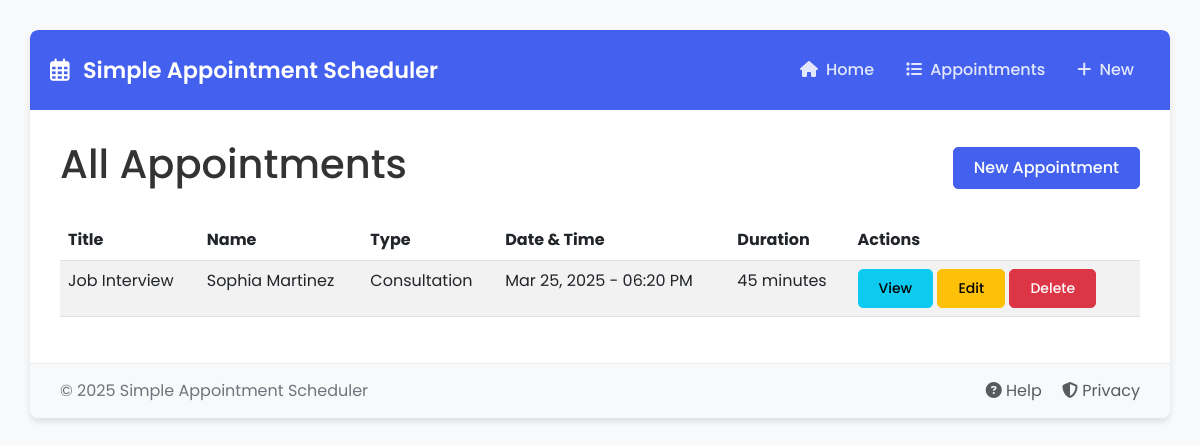
The app's page /appointments/ with its own data.
### appointments/models.py (models this page shows, shortened)
class Appointment(models.Model):
    APPOINTMENT_TYPES = [
        ('CONS', 'Consultation'),
        ('CHKP', 'Checkup'),
        ('FOLW', 'Follow-up'),
        ('EMRG', 'Emergency'),
    ]
    title = models.CharField(max_length=100)
    description = models.TextField(blank=True)
    appointment_type = models.CharField(
        max_length=4,
        choices=APPOINTMENT_TYPES,
        default='CONS'
    )
    date_time = models.DateTimeField(validators=[validate_future_date])
    duration = models.PositiveIntegerField(help_text="Duration in minutes")
    name = models.CharField(max_length=100)
    email = models.EmailField()
    phone = models.CharField(max_length=15, blank=True)
    created_at = models.DateTimeField(auto_now_add=True)
    updated_at = models.DateTimeField(auto_now=True)
    class Meta:
        ordering = ['date_time']

### appointments/views.py (the view)
# urls.py: path('appointments/', views.AppointmentListView.as_view(), name='appointment-list'),
class AppointmentListView(ListView):
    model = Appointment
    context_object_name = 'appointments'
    template_name = 'appointments/appointment_list.html'
    def get_queryset(self):
        return Appointment.objects.order_by('date_time')

### appointments/templates/appointments/appointment_list.html (shortened to what this page needs)
{% extends 'appointments/base.html' %}
{% block content %}
<div class="d-flex justify-content-between align-items-center mb-4">
    <h1>All Appointments</h1>
    <a href="{% url 'appointment-create' %}" class="btn btn-primary">New Appointment</a>
</div>
{% if appointments %}
    <div class="table-responsive">
        <table class="table table-striped table-hover">
            <thead>
                <tr>
                    <th>Title</th>
                    <th>Name</th>
                    <th>Type</th>
                    <th>Date & Time</th>
                    <th>Duration</th>
                    <th>Actions</th>
                </tr>
            </thead>
            <tbody>
                {% for appointment in appointments %}
                    <tr>
                        <td>{{ appointment.title }}</td>
                        <td>{{ appointment.name }}</td>
                        <td>{{ appointment.get_appointment_type_display }}</td>
                        <td>{{ appointment.date_time|date:"M d, Y - h:i A" }}</td>
                        <td>{{ appointment.duration }} minutes</td>
                        <td>
                            <a href="{% url 'appointment-detail' appointment.id %}" class="btn btn-sm btn-info">View</a>
                            <a href="{% url 'appointment-update' appointment.id %}" class="btn btn-sm btn-warning">Edit</a>
                            <a href="{% url 'appointment-delete' appointment.id %}" class="btn btn-sm btn-danger">Delete</a>
                        </td>
                    </tr>
                {% endfor %}
            </tbody>
        </table>
    </div>
{% else %}
    <div class="alert alert-info">
        No appointments found. <a href="{% url 'appointment-create' %}">Create your first appointment</a>.
    </div>
{% endif %}
{% endblock %}

### appointments/templates/appointments/base.html (style rules this page uses)
:root { --primary-color: #4361ee; --secondary-color: #3f37c9; --accent-color: #4cc9f0; --light-color: #f8f9fa; --dark-color: #212529; --success-color: #4CAF50; --warning-color: #ff9800; --danger-color: #f44336; --info-color: #03a9f4; --border-radius: 8px; --box-shadow: 0 4px 6px rgba(0, 0, 0, 0.1); }
body { font-family: 'Poppins', sans-serif; background-color: #f8f9fa; color: #333; padding-top: 30px; padding-bottom: 30px; }
.btn-primary { background-color: var(--primary-color); border-color: var(--primary-color); }
.btn { border-radius: 5px; padding: 8px 20px; font-weight: 500; }

### records on screen
Appointment: title "Job Interview", name "Sophia Martinez", appointment_type "Consultation", date_time "Mar 25, 2025 - 06:20 PM", duration "45"
